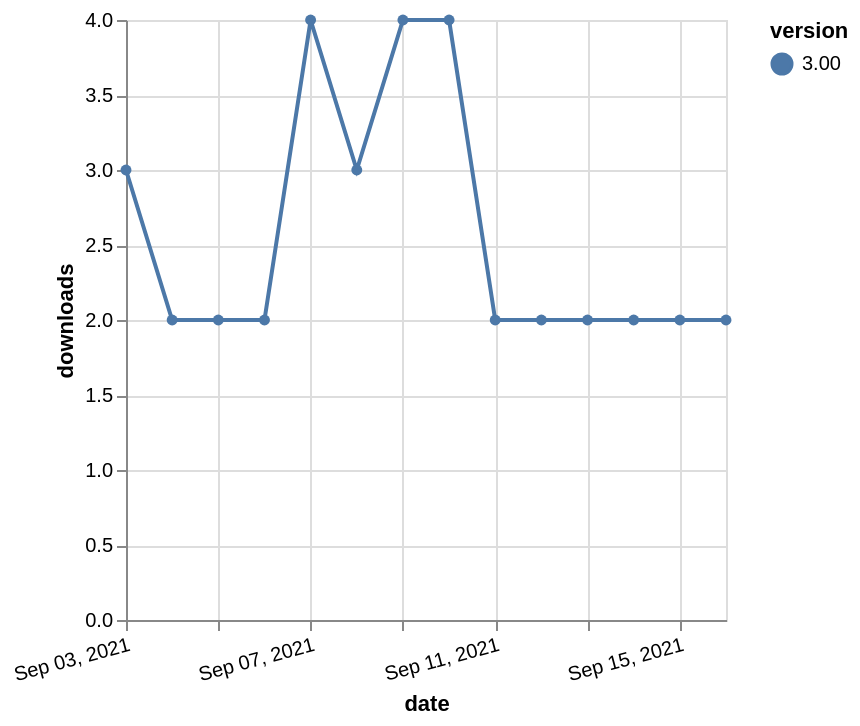

Here is the Vega-Lite specification saved for this chart:
### Vega-Lite specification from a JSON file in a GitHub repository (floating-point values rounded to 4 significant figures)
{"$schema": "https://vega.github.io/schema/vega-lite/v5.json", "description": "A simple bar chart with embedded data.", "data": {"values": [{"date": "2021-09-03", "total": 2668, "delta": 3, "version": "3.00"}, {"date": "2021-09-04", "total": 2670, "delta": 2, "version": "3.00"}, {"date": "2021-09-05", "total": 2672, "delta": 2, "version": "3.00"}, {"date": "2021-09-06", "total": 2674, "delta": 2, "version": "3.00"}, {"date": "2021-09-07", "total": 2678, "delta": 4, "version": "3.00"}, {"date": "2021-09-08", "total": 2681, "delta": 3, "version": "3.00"}, {"date": "2021-09-09", "total": 2685, "delta": 4, "version": "3.00"}, {"date": "2021-09-10", "total": 2689, "delta": 4, "version": "3.00"}, {"date": "2021-09-11", "total": 2691, "delta": 2, "version": "3.00"}, {"date": "2021-09-12", "total": 2693, "delta": 2, "version": "3.00"}, {"date": "2021-09-13", "total": 2695, "delta": 2, "version": "3.00"}, {"date": "2021-09-14", "total": 2697, "delta": 2, "version": "3.00"}, {"date": "2021-09-15", "total": 2699, "delta": 2, "version": "3.00"}, {"date": "2021-09-16", "total": 2701, "delta": 2, "version": "3.00"}]}, "width": "container", "mark": {"type": "line", "point": {"filled": true}}, "encoding": {"x": {"field": "date", "type": "temporal", "timeUnit": "yearmonthdate", "title": "date", "axis": {"labelAngle": -15}}, "y": {"field": "delta", "type": "quantitative", "title": "downloads"}, "color": {"field": "version", "type": "nominal"}, "tooltip": {"field": "delta"}}}
